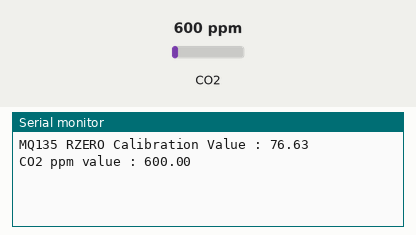
Simulated run of this sketch. Board: Arduino Uno, built with avr-gcc and run on an emulated ATmega328P. On the bench: the last lines printed to the serial monitor. Inputs (shaded band) come from the test bench; at power-on: CO2 600 ppm.

Above: at 4.2 s.
4.3 s: CO2 set to 452 ppm
At 5.5 s:
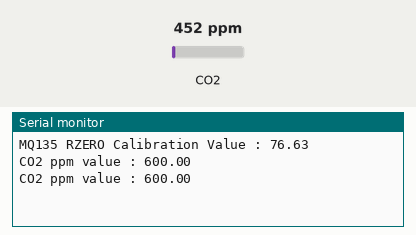
5.8 s: CO2 set to 1050 ppm
At 6.8 s:
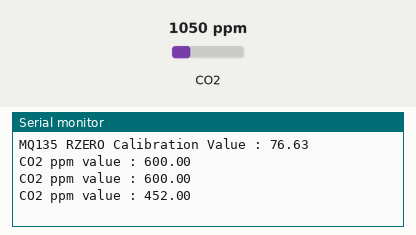
Timing chart, 0 to 8.8 s (numbered marks = the images above; inputs shaded):
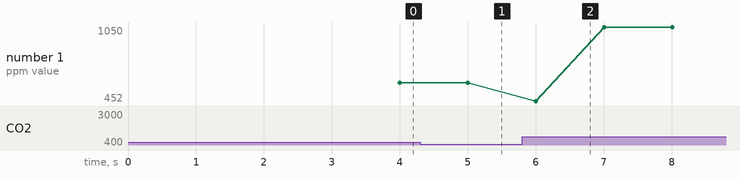

The sketch:

gas_sensor_test.ino
```cpp
// You only need to connect the analog out pin. Just ignore the digital pin.

#include "MQ135.h"

#define ANALOGPIN A3

MQ135 gasSensor = MQ135(ANALOGPIN);

void setup() {
  // put your setup code here, to run once:
  Serial.begin(9600);
  float rzero = gasSensor.getRZero();
  delay(3000);
  Serial.print("MQ135 RZERO Calibration Value : ");
  Serial.println(rzero);
}

void loop() {
  // put your main code here, to run repeatedly:
  float ppm = gasSensor.getPPM();
  delay(1000);
  digitalWrite(13,HIGH);
  Serial.print("CO2 ppm value : ");
  Serial.println(ppm);
}
```

Measured:
- plotted number 1: 600 → 1050 after the input at 5.8 s
